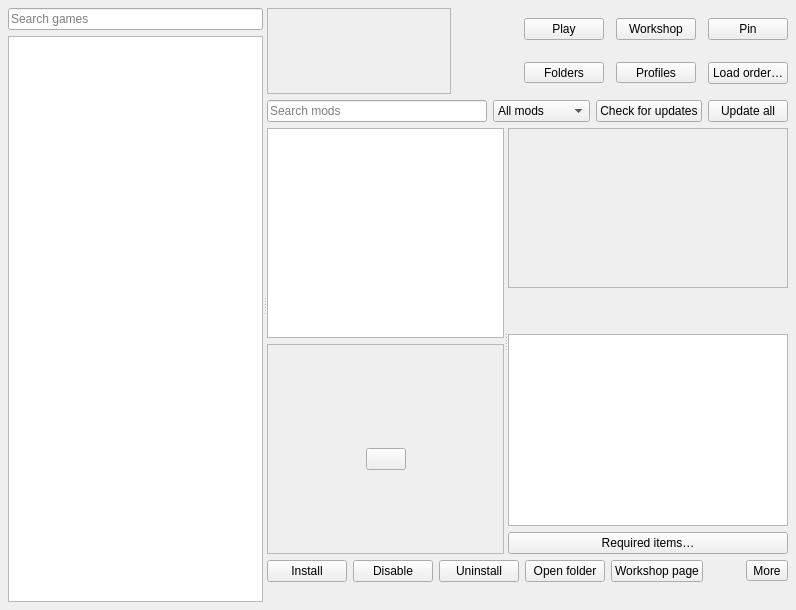
<?xml version="1.0" encoding="UTF-8"?>
<ui version="4.0">
 <class>ModsPage</class>
 <widget class="QWidget" name="ModsPage">
  <layout class="QVBoxLayout" name="pageLayout">
   <property name="leftMargin"><number>8</number></property>
   <property name="topMargin"><number>8</number></property>
   <property name="rightMargin"><number>8</number></property>
   <property name="bottomMargin"><number>8</number></property>
   <item>
    <widget class="QSplitter" name="mainSplitter">
     <property name="orientation"><enum>Qt::Horizontal</enum></property>
     <property name="childrenCollapsible"><bool>false</bool></property>
     <widget class="QWidget" name="sidebar">
      <layout class="QVBoxLayout" name="sidebarLayout">
       <property name="leftMargin"><number>0</number></property>
       <property name="topMargin"><number>0</number></property>
       <property name="rightMargin"><number>0</number></property>
       <property name="bottomMargin"><number>0</number></property>
       <item>
        <widget class="QLineEdit" name="gameSearch">
         <property name="placeholderText"><string>Search games</string></property>
         <property name="accessibleName"><string>Search games</string></property>
         <property name="clearButtonEnabled"><bool>true</bool></property>
        </widget>
       </item>
       <item>
        <widget class="QListWidget" name="gameList">
         <property name="minimumSize"><size><width>250</width><height>0</height></size></property>
         <property name="accessibleName"><string>Games</string></property>
         <property name="iconSize"><size><width>92</width><height>43</height></size></property>
         <property name="uniformItemSizes"><bool>false</bool></property>
         <property name="spacing"><number>1</number></property>
        </widget>
       </item>
      </layout>
     </widget>
     <widget class="QWidget" name="gamePage">
      <layout class="QVBoxLayout" name="gameLayout" stretch="0,0,1,0,0">
       <property name="leftMargin"><number>0</number></property>
       <property name="topMargin"><number>0</number></property>
       <property name="rightMargin"><number>0</number></property>
       <property name="bottomMargin"><number>0</number></property>
       <item>
        <layout class="QHBoxLayout" name="headerLayout" stretch="0,1,0">
         <property name="spacing"><number>12</number></property>
         <item>
          <widget class="QLabel" name="gameArt">
           <property name="minimumSize"><size><width>184</width><height>86</height></size></property>
           <property name="maximumSize"><size><width>184</width><height>86</height></size></property><property name="frameShape"><enum>QFrame::StyledPanel</enum></property>
           <property name="alignment"><set>Qt::AlignCenter</set></property>
          </widget>
         </item>
         <item>
          <layout class="QVBoxLayout" name="headerText">
           <property name="spacing"><number>2</number></property>
           <item>
            <widget class="QLabel" name="gameTitle">
             <property name="font"><font><pointsize>14</pointsize><bold>true</bold></font></property>
             <property name="textFormat"><enum>Qt::PlainText</enum></property>
            </widget>
           </item>
           <item>
            <widget class="QLabel" name="gameSupport">
             <property name="textFormat"><enum>Qt::PlainText</enum></property>
             <property name="wordWrap"><bool>true</bool></property>
            </widget>
           </item>
           <item>
            <widget class="QLabel" name="gameFolders">
             <property name="textFormat"><enum>Qt::PlainText</enum></property>
             <property name="wordWrap"><bool>true</bool></property>
             <property name="textInteractionFlags"><set>Qt::TextSelectableByMouse</set></property>
            </widget>
           </item>
           <item>
            <spacer name="headerTextSpace">
             <property name="orientation"><enum>Qt::Vertical</enum></property>
             <property name="sizeHint"><size><width>0</width><height>0</height></size></property>
            </spacer>
           </item>
          </layout>
         </item>
         <item>
          <layout class="QGridLayout" name="headerActions">
           <item row="0" column="0"><widget class="QPushButton" name="playButton"><property name="text"><string>Play</string></property></widget></item>
           <item row="0" column="1"><widget class="QPushButton" name="workshopButton"><property name="text"><string>Workshop</string></property></widget></item>
           <item row="0" column="2"><widget class="QPushButton" name="pinButton"><property name="text"><string>Pin</string></property><property name="checkable"><bool>true</bool></property></widget></item>
           <item row="1" column="0"><widget class="QToolButton" name="foldersButton"><property name="text"><string>Folders</string></property><property name="popupMode"><enum>QToolButton::InstantPopup</enum></property><property name="toolButtonStyle"><enum>Qt::ToolButtonTextOnly</enum></property><property name="sizePolicy"><sizepolicy hsizetype="Preferred" vsizetype="Fixed"><horstretch>0</horstretch><verstretch>0</verstretch></sizepolicy></property></widget></item>
           <item row="1" column="1"><widget class="QToolButton" name="profilesButton"><property name="text"><string>Profiles</string></property><property name="popupMode"><enum>QToolButton::InstantPopup</enum></property><property name="toolButtonStyle"><enum>Qt::ToolButtonTextOnly</enum></property><property name="sizePolicy"><sizepolicy hsizetype="Preferred" vsizetype="Fixed"><horstretch>0</horstretch><verstretch>0</verstretch></sizepolicy></property></widget></item>
           <item row="1" column="2"><widget class="QPushButton" name="loadOrderButton"><property name="text"><string>Load order…</string></property></widget></item>
          </layout>
         </item>
        </layout>
       </item>
       <item>
        <layout class="QHBoxLayout" name="filterLayout" stretch="1,0,0,0">
         <item>
          <widget class="QLineEdit" name="modSearch">
           <property name="placeholderText"><string>Search mods</string></property>
           <property name="accessibleName"><string>Search mods</string></property>
           <property name="clearButtonEnabled"><bool>true</bool></property>
          </widget>
         </item>
         <item>
          <widget class="QComboBox" name="statusFilter">
           <property name="accessibleName"><string>Filter by status</string></property>
           <item><property name="text"><string>All mods</string></property></item>
           <item><property name="text"><string>Not installed</string></property></item>
           <item><property name="text"><string>Enabled</string></property></item>
           <item><property name="text"><string>Disabled</string></property></item>
           <item><property name="text"><string>Updates</string></property></item>
           <item><property name="text"><string>Problems</string></property></item>
           <item><property name="text"><string>Unmanaged</string></property></item>
          </widget>
         </item>
         <item><widget class="QPushButton" name="checkUpdatesButton"><property name="text"><string>Check for updates</string></property></widget></item>
         <item><widget class="QPushButton" name="updateAllButton"><property name="text"><string>Update all</string></property></widget></item>
        </layout>
       </item>
       <item>
        <widget class="QSplitter" name="contentSplitter">
         <property name="orientation"><enum>Qt::Horizontal</enum></property>
         <property name="childrenCollapsible"><bool>false</bool></property>
         <widget class="QWidget" name="listArea">
          <layout class="QVBoxLayout" name="listLayout">
           <property name="leftMargin"><number>0</number></property>
           <property name="topMargin"><number>0</number></property>
           <property name="rightMargin"><number>0</number></property>
           <property name="bottomMargin"><number>0</number></property>
           <item>
            <widget class="QTableView" name="modView">
             <property name="accessibleName"><string>Mods</string></property>
             <property name="contextMenuPolicy"><enum>Qt::CustomContextMenu</enum></property>
             <property name="editTriggers"><set>QAbstractItemView::NoEditTriggers</set></property>
             <property name="alternatingRowColors"><bool>true</bool></property>
             <property name="selectionMode"><enum>QAbstractItemView::ExtendedSelection</enum></property>
             <property name="selectionBehavior"><enum>QAbstractItemView::SelectRows</enum></property>
             <property name="showGrid"><bool>false</bool></property>
             <property name="wordWrap"><bool>false</bool></property>
             <property name="sortingEnabled"><bool>true</bool></property>
             <attribute name="verticalHeaderVisible"><bool>false</bool></attribute>
             <attribute name="verticalHeaderDefaultSectionSize"><number>28</number></attribute>
            </widget>
           </item>
           <item>
            <widget class="QFrame" name="emptyPanel">
             <property name="frameShape"><enum>QFrame::StyledPanel</enum></property>
             <layout class="QVBoxLayout" name="emptyLayout" stretch="1,0,0,1">
              <item>
               <spacer name="emptyTop">
                <property name="orientation"><enum>Qt::Vertical</enum></property>
                <property name="sizeHint"><size><width>0</width><height>0</height></size></property>
               </spacer>
              </item>
              <item>
               <widget class="QLabel" name="emptyState">
                <property name="alignment"><set>Qt::AlignCenter</set></property>
                <property name="wordWrap"><bool>true</bool></property>
                <property name="textFormat"><enum>Qt::PlainText</enum></property>
               </widget>
              </item>
              <item>
               <layout class="QHBoxLayout" name="emptyActions">
                <item>
                 <spacer name="emptyLeft">
                  <property name="orientation"><enum>Qt::Horizontal</enum></property>
                  <property name="sizeHint"><size><width>0</width><height>0</height></size></property>
                 </spacer>
                </item>
                <item><widget class="QPushButton" name="emptyAction"/></item>
                <item>
                 <spacer name="emptyRight">
                  <property name="orientation"><enum>Qt::Horizontal</enum></property>
                  <property name="sizeHint"><size><width>0</width><height>0</height></size></property>
                 </spacer>
                </item>
               </layout>
              </item>
              <item>
               <spacer name="emptyBottom">
                <property name="orientation"><enum>Qt::Vertical</enum></property>
                <property name="sizeHint"><size><width>0</width><height>0</height></size></property>
               </spacer>
              </item>
             </layout>
            </widget>
           </item>
          </layout>
         </widget>
         <widget class="QWidget" name="detailPanel">
          <property name="minimumSize"><size><width>280</width><height>0</height></size></property>
          <layout class="QVBoxLayout" name="detailLayout" stretch="0,0,0,1,0">
           <property name="leftMargin"><number>0</number></property>
           <property name="topMargin"><number>0</number></property>
           <property name="rightMargin"><number>0</number></property>
           <property name="bottomMargin"><number>0</number></property>
           <item>
            <widget class="QLabel" name="detailPreview">
             <property name="minimumSize"><size><width>268</width><height>160</height></size></property><property name="maximumSize"><size><width>16777215</width><height>160</height></size></property><property name="frameShape"><enum>QFrame::StyledPanel</enum></property>
             <property name="alignment"><set>Qt::AlignCenter</set></property>
            </widget>
           </item>
           <item>
            <widget class="QLabel" name="detailTitle">
             <property name="font"><font><bold>true</bold></font></property>
             <property name="textFormat"><enum>Qt::PlainText</enum></property>
             <property name="wordWrap"><bool>true</bool></property>
             <property name="textInteractionFlags"><set>Qt::TextSelectableByMouse</set></property>
            </widget>
           </item>
           <item>
            <widget class="QLabel" name="detailMeta">
             <property name="textFormat"><enum>Qt::PlainText</enum></property>
             <property name="wordWrap"><bool>true</bool></property>
             <property name="textInteractionFlags"><set>Qt::TextSelectableByMouse</set></property>
            </widget>
           </item>
           <item>
            <widget class="QPlainTextEdit" name="detailText">
             <property name="accessibleName"><string>Mod description</string></property>
             <property name="readOnly"><bool>true</bool></property>
            </widget>
           </item>
           <item>
            <widget class="QPushButton" name="requiredButton"><property name="text"><string>Required items…</string></property></widget>
           </item>
          </layout>
         </widget>
        </widget>
       </item>
       <item>
        <layout class="QHBoxLayout" name="actionLayout">
         <item><widget class="QPushButton" name="installButton"><property name="text"><string>Install</string></property></widget></item>
         <item><widget class="QPushButton" name="toggleButton"><property name="text"><string>Disable</string></property></widget></item>
         <item><widget class="QPushButton" name="uninstallButton"><property name="text"><string>Uninstall</string></property></widget></item>
         <item><widget class="QPushButton" name="openButton"><property name="text"><string>Open folder</string></property></widget></item>
         <item><widget class="QPushButton" name="pageButton"><property name="text"><string>Workshop page</string></property></widget></item>
         <item>
          <spacer name="actionSpace">
           <property name="orientation"><enum>Qt::Horizontal</enum></property>
           <property name="sizeHint"><size><width>20</width><height>20</height></size></property>
          </spacer>
         </item>
         <item><widget class="QToolButton" name="moreButton"><property name="text"><string>More</string></property><property name="popupMode"><enum>QToolButton::InstantPopup</enum></property><property name="toolButtonStyle"><enum>Qt::ToolButtonTextOnly</enum></property></widget></item>
        </layout>
       </item>
       <item>
        <widget class="QLabel" name="gameNote">
         <property name="textFormat"><enum>Qt::PlainText</enum></property>
         <property name="wordWrap"><bool>true</bool></property>
        </widget>
       </item>
      </layout>
     </widget>
    </widget>
   </item>
  </layout>
 </widget>
 <tabstops>
  <tabstop>gameSearch</tabstop>
  <tabstop>gameList</tabstop>
  <tabstop>playButton</tabstop>
  <tabstop>workshopButton</tabstop>
  <tabstop>pinButton</tabstop>
  <tabstop>foldersButton</tabstop>
  <tabstop>profilesButton</tabstop>
  <tabstop>loadOrderButton</tabstop>
  <tabstop>modSearch</tabstop>
  <tabstop>statusFilter</tabstop>
  <tabstop>checkUpdatesButton</tabstop>
  <tabstop>updateAllButton</tabstop>
  <tabstop>modView</tabstop>
  <tabstop>detailText</tabstop>
  <tabstop>requiredButton</tabstop>
  <tabstop>installButton</tabstop>
  <tabstop>toggleButton</tabstop>
  <tabstop>uninstallButton</tabstop>
  <tabstop>openButton</tabstop>
  <tabstop>pageButton</tabstop>
  <tabstop>moreButton</tabstop>
 </tabstops>
 <resources />
 <connections />
</ui>
